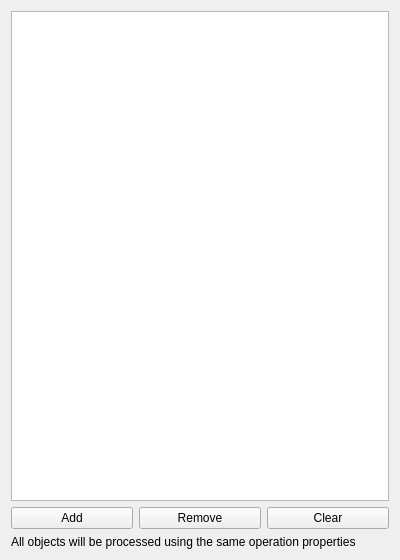
<?xml version="1.0" encoding="UTF-8"?>
<ui version="4.0">
 <class>Form</class>
 <widget class="QWidget" name="Form">
  <property name="geometry">
   <rect>
    <x>0</x>
    <y>0</y>
    <width>400</width>
    <height>560</height>
   </rect>
  </property>
  <property name="windowTitle">
   <string>Form</string>
  </property>
  <layout class="QVBoxLayout" name="verticalLayout">
   <item>
    <layout class="QGridLayout" name="gridLayout">
     <item row="1" column="2">
      <widget class="QPushButton" name="clearBase">
       <property name="toolTip">
        <string>&lt;html&gt;&lt;head/&gt;&lt;body&gt;&lt;p&gt;Clears list of base geometries.&lt;/p&gt;&lt;/body&gt;&lt;/html&gt;</string>
       </property>
       <property name="text">
        <string>Clear</string>
       </property>
      </widget>
     </item>
     <item row="1" column="1">
      <widget class="QPushButton" name="deleteBase">
       <property name="toolTip">
        <string>&lt;html&gt;&lt;head/&gt;&lt;body&gt;&lt;p&gt;Remove the selected list items from the list of base geometries. The operation will not be applied to them.&lt;/p&gt;&lt;/body&gt;&lt;/html&gt;</string>
       </property>
       <property name="text">
        <string>Remove</string>
       </property>
      </widget>
     </item>
     <item row="1" column="0">
      <widget class="QPushButton" name="addBase">
       <property name="toolTip">
        <string>&lt;html&gt;&lt;head/&gt;&lt;body&gt;&lt;p&gt;Add selected features to the list of base geometries for this operation.&lt;/p&gt;&lt;/body&gt;&lt;/html&gt;</string>
       </property>
       <property name="text">
        <string>Add</string>
       </property>
      </widget>
     </item>
     <item row="0" column="0" colspan="3">
      <widget class="QListWidget" name="baseList">
       <property name="toolTip">
        <string>&lt;html&gt;&lt;head/&gt;&lt;body&gt;&lt;p&gt;Select one or more features in the 3d view and press 'Add' to add them as the base items for this operation.&lt;/p&gt;&lt;p&gt;&lt;br/&gt;&lt;/p&gt;&lt;p&gt;Selected features can be deleted entirely.&lt;/p&gt;&lt;/body&gt;&lt;/html&gt;</string>
       </property>
      </widget>
     </item>
     <item row="2" column="0" colspan="3">
      <widget class="QLabel" name="label">
       <property name="text">
        <string>All objects will be processed using the same operation properties</string>
       </property>
       <property name="wordWrap">
        <bool>true</bool>
       </property>
      </widget>
     </item>
    </layout>
   </item>
  </layout>
 </widget>
 <tabstops>
  <tabstop>baseList</tabstop>
  <tabstop>addBase</tabstop>
  <tabstop>deleteBase</tabstop>
  <tabstop>clearBase</tabstop>
 </tabstops>
 <resources/>
 <connections/>
</ui>
